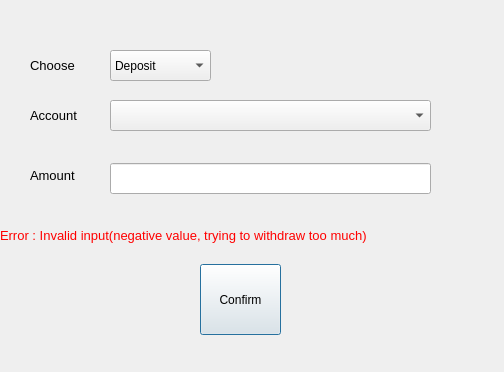
<?xml version="1.0" encoding="UTF-8"?>
<ui version="4.0">
 <class>editacc</class>
 <widget class="QDialog" name="editacc">
  <property name="geometry">
   <rect>
    <x>0</x>
    <y>0</y>
    <width>504</width>
    <height>372</height>
   </rect>
  </property>
  <property name="windowTitle">
   <string>Dialog</string>
  </property>
  <property name="styleSheet">
   <string notr="true">background-image:url(:/img/mainbg.png)</string>
  </property>
  <widget class="QComboBox" name="box1">
   <property name="geometry">
    <rect>
     <x>110</x>
     <y>50</y>
     <width>101</width>
     <height>31</height>
    </rect>
   </property>
   <item>
    <property name="text">
     <string>Deposit</string>
    </property>
   </item>
   <item>
    <property name="text">
     <string>Withdraw</string>
    </property>
   </item>
  </widget>
  <widget class="QLabel" name="label">
   <property name="geometry">
    <rect>
     <x>30</x>
     <y>55</y>
     <width>71</width>
     <height>21</height>
    </rect>
   </property>
   <property name="styleSheet">
    <string notr="true">background:none;</string>
   </property>
   <property name="text">
    <string>&lt;html&gt;&lt;head/&gt;&lt;body&gt;&lt;p&gt;&lt;span style=&quot; font-size:10pt;&quot;&gt;Choose&lt;/span&gt;&lt;/p&gt;&lt;/body&gt;&lt;/html&gt;</string>
   </property>
  </widget>
  <widget class="QComboBox" name="box2">
   <property name="geometry">
    <rect>
     <x>110</x>
     <y>100</y>
     <width>321</width>
     <height>31</height>
    </rect>
   </property>
  </widget>
  <widget class="QLabel" name="label_2">
   <property name="geometry">
    <rect>
     <x>30</x>
     <y>105</y>
     <width>71</width>
     <height>21</height>
    </rect>
   </property>
   <property name="styleSheet">
    <string notr="true">background:none;</string>
   </property>
   <property name="text">
    <string>&lt;html&gt;&lt;head/&gt;&lt;body&gt;&lt;p&gt;&lt;span style=&quot; font-size:10pt;&quot;&gt;Account&lt;/span&gt;&lt;/p&gt;&lt;/body&gt;&lt;/html&gt;</string>
   </property>
  </widget>
  <widget class="QLabel" name="label_3">
   <property name="geometry">
    <rect>
     <x>30</x>
     <y>160</y>
     <width>81</width>
     <height>31</height>
    </rect>
   </property>
   <property name="styleSheet">
    <string notr="true">background:none;</string>
   </property>
   <property name="text">
    <string>&lt;html&gt;&lt;head/&gt;&lt;body&gt;&lt;p&gt;&lt;span style=&quot; font-size:10pt;&quot;&gt;Amount&lt;/span&gt;&lt;/p&gt;&lt;/body&gt;&lt;/html&gt;</string>
   </property>
  </widget>
  <widget class="QLineEdit" name="amounin">
   <property name="geometry">
    <rect>
     <x>110</x>
     <y>163</y>
     <width>321</width>
     <height>31</height>
    </rect>
   </property>
  </widget>
  <widget class="QPushButton" name="ConfirmButton">
   <property name="geometry">
    <rect>
     <x>200</x>
     <y>264</y>
     <width>81</width>
     <height>71</height>
    </rect>
   </property>
   <property name="text">
    <string>Confirm</string>
   </property>
  </widget>
  <widget class="QLabel" name="errormsg">
   <property name="geometry">
    <rect>
     <x>0</x>
     <y>220</y>
     <width>491</width>
     <height>31</height>
    </rect>
   </property>
   <property name="styleSheet">
    <string notr="true">background:none;</string>
   </property>
   <property name="text">
    <string>&lt;html&gt;&lt;head/&gt;&lt;body&gt;&lt;p&gt;&lt;span style=&quot; font-size:10pt; color:#ff0000;&quot;&gt;Error : Invalid input(negative value, trying to withdraw too much)&lt;/span&gt;&lt;/p&gt;&lt;/body&gt;&lt;/html&gt;</string>
   </property>
  </widget>
 </widget>
 <resources/>
 <connections/>
</ui>
